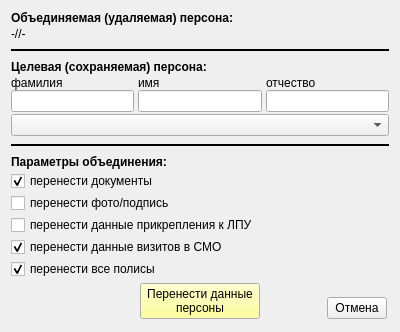
<?xml version="1.0" encoding="UTF-8"?>
<ui version="4.0">
 <class>unite_persons_wnd</class>
 <widget class="QDialog" name="unite_persons_wnd">
  <property name="geometry">
   <rect>
    <x>0</x>
    <y>0</y>
    <width>400</width>
    <height>324</height>
   </rect>
  </property>
  <property name="windowTitle">
   <string>Объединение персон</string>
  </property>
  <layout class="QVBoxLayout" name="verticalLayout">
   <property name="spacing">
    <number>2</number>
   </property>
   <item>
    <widget class="QLabel" name="label">
     <property name="font">
      <font>
       <pointsize>9</pointsize>
       <weight>75</weight>
       <bold>true</bold>
      </font>
     </property>
     <property name="text">
      <string>Объединяемая (удаляемая) персона:</string>
     </property>
    </widget>
   </item>
   <item>
    <widget class="QLabel" name="lab_person1">
     <property name="text">
      <string>-//-</string>
     </property>
    </widget>
   </item>
   <item>
    <widget class="Line" name="line_2">
     <property name="minimumSize">
      <size>
       <width>0</width>
       <height>15</height>
      </size>
     </property>
     <property name="frameShadow">
      <enum>QFrame::Plain</enum>
     </property>
     <property name="lineWidth">
      <number>2</number>
     </property>
     <property name="orientation">
      <enum>Qt::Horizontal</enum>
     </property>
    </widget>
   </item>
   <item>
    <widget class="QLabel" name="label_3">
     <property name="font">
      <font>
       <pointsize>9</pointsize>
       <weight>75</weight>
       <bold>true</bold>
      </font>
     </property>
     <property name="text">
      <string>Целевая (сохраняемая) персона:</string>
     </property>
    </widget>
   </item>
   <item>
    <layout class="QGridLayout" name="gridLayout">
     <property name="horizontalSpacing">
      <number>4</number>
     </property>
     <property name="verticalSpacing">
      <number>0</number>
     </property>
     <item row="0" column="1">
      <widget class="QLabel" name="label_4">
       <property name="text">
        <string>имя</string>
       </property>
      </widget>
     </item>
     <item row="0" column="0">
      <widget class="QLabel" name="label_5">
       <property name="text">
        <string>фамилия</string>
       </property>
      </widget>
     </item>
     <item row="0" column="2">
      <widget class="QLabel" name="label_6">
       <property name="text">
        <string>отчество</string>
       </property>
      </widget>
     </item>
     <item row="1" column="0">
      <widget class="QLineEdit" name="ln_filter_fam"/>
     </item>
     <item row="1" column="1">
      <widget class="QLineEdit" name="ln_filter_im"/>
     </item>
     <item row="1" column="2">
      <widget class="QLineEdit" name="ln_filter_ot"/>
     </item>
    </layout>
   </item>
   <item>
    <widget class="QComboBox" name="combo_person2">
     <property name="maxVisibleItems">
      <number>40</number>
     </property>
    </widget>
   </item>
   <item>
    <widget class="Line" name="line">
     <property name="minimumSize">
      <size>
       <width>0</width>
       <height>15</height>
      </size>
     </property>
     <property name="frameShadow">
      <enum>QFrame::Plain</enum>
     </property>
     <property name="lineWidth">
      <number>2</number>
     </property>
     <property name="orientation">
      <enum>Qt::Horizontal</enum>
     </property>
    </widget>
   </item>
   <item>
    <widget class="QLabel" name="label_7">
     <property name="font">
      <font>
       <pointsize>9</pointsize>
       <weight>75</weight>
       <bold>true</bold>
      </font>
     </property>
     <property name="text">
      <string>Параметры объединения:</string>
     </property>
    </widget>
   </item>
   <item>
    <widget class="QCheckBox" name="ch_documents">
     <property name="text">
      <string>перенести документы</string>
     </property>
     <property name="checked">
      <bool>true</bool>
     </property>
    </widget>
   </item>
   <item>
    <widget class="QCheckBox" name="ch_documents_2">
     <property name="text">
      <string>перенести фото/подпись</string>
     </property>
     <property name="checked">
      <bool>false</bool>
     </property>
    </widget>
   </item>
   <item>
    <widget class="QCheckBox" name="ch_assigs">
     <property name="text">
      <string>перенести данные прикрепления к ЛПУ</string>
     </property>
    </widget>
   </item>
   <item>
    <widget class="QCheckBox" name="ch_vizits">
     <property name="text">
      <string>перенести данные визитов в СМО</string>
     </property>
     <property name="checked">
      <bool>true</bool>
     </property>
    </widget>
   </item>
   <item>
    <widget class="QCheckBox" name="ch_polises">
     <property name="text">
      <string>перенести все полисы</string>
     </property>
     <property name="checked">
      <bool>true</bool>
     </property>
    </widget>
   </item>
   <item>
    <spacer name="verticalSpacer_2">
     <property name="orientation">
      <enum>Qt::Vertical</enum>
     </property>
     <property name="sizeHint" stdset="0">
      <size>
       <width>20</width>
       <height>40</height>
      </size>
     </property>
    </spacer>
   </item>
   <item>
    <layout class="QHBoxLayout" name="horizontalLayout">
     <property name="leftMargin">
      <number>2</number>
     </property>
     <property name="topMargin">
      <number>2</number>
     </property>
     <property name="rightMargin">
      <number>2</number>
     </property>
     <property name="bottomMargin">
      <number>2</number>
     </property>
     <item>
      <widget class="QFrame" name="frame">
       <property name="minimumSize">
        <size>
         <width>60</width>
         <height>0</height>
        </size>
       </property>
       <property name="frameShape">
        <enum>QFrame::NoFrame</enum>
       </property>
       <property name="frameShadow">
        <enum>QFrame::Raised</enum>
       </property>
      </widget>
     </item>
     <item>
      <spacer name="horizontalSpacer">
       <property name="orientation">
        <enum>Qt::Horizontal</enum>
       </property>
       <property name="sizeHint" stdset="0">
        <size>
         <width>40</width>
         <height>20</height>
        </size>
       </property>
      </spacer>
     </item>
     <item>
      <widget class="QPushButton" name="bn_process">
       <property name="minimumSize">
        <size>
         <width>120</width>
         <height>0</height>
        </size>
       </property>
       <property name="palette">
        <palette>
         <active>
          <colorrole role="Button">
           <brush brushstyle="SolidPattern">
            <color alpha="255">
             <red>255</red>
             <green>255</green>
             <blue>127</blue>
            </color>
           </brush>
          </colorrole>
         </active>
         <inactive>
          <colorrole role="Button">
           <brush brushstyle="SolidPattern">
            <color alpha="255">
             <red>255</red>
             <green>255</green>
             <blue>127</blue>
            </color>
           </brush>
          </colorrole>
         </inactive>
         <disabled>
          <colorrole role="Button">
           <brush brushstyle="SolidPattern">
            <color alpha="255">
             <red>255</red>
             <green>255</green>
             <blue>127</blue>
            </color>
           </brush>
          </colorrole>
         </disabled>
        </palette>
       </property>
       <property name="font">
        <font>
         <weight>50</weight>
         <bold>false</bold>
        </font>
       </property>
       <property name="text">
        <string>Перенести данные 
персоны</string>
       </property>
       <property name="autoDefault">
        <bool>false</bool>
       </property>
      </widget>
     </item>
     <item>
      <spacer name="horizontalSpacer_2">
       <property name="orientation">
        <enum>Qt::Horizontal</enum>
       </property>
       <property name="sizeHint" stdset="0">
        <size>
         <width>40</width>
         <height>20</height>
        </size>
       </property>
      </spacer>
     </item>
     <item>
      <layout class="QVBoxLayout" name="verticalLayout_2">
       <property name="spacing">
        <number>0</number>
       </property>
       <property name="leftMargin">
        <number>0</number>
       </property>
       <property name="topMargin">
        <number>0</number>
       </property>
       <property name="rightMargin">
        <number>0</number>
       </property>
       <property name="bottomMargin">
        <number>0</number>
       </property>
       <item>
        <spacer name="verticalSpacer">
         <property name="orientation">
          <enum>Qt::Vertical</enum>
         </property>
         <property name="sizeHint" stdset="0">
          <size>
           <width>2</width>
           <height>2</height>
          </size>
         </property>
        </spacer>
       </item>
       <item>
        <widget class="QPushButton" name="bn_cansel">
         <property name="maximumSize">
          <size>
           <width>60</width>
           <height>16777215</height>
          </size>
         </property>
         <property name="text">
          <string>Отмена</string>
         </property>
         <property name="autoDefault">
          <bool>false</bool>
         </property>
        </widget>
       </item>
      </layout>
     </item>
    </layout>
   </item>
  </layout>
 </widget>
 <resources/>
 <connections/>
</ui>
